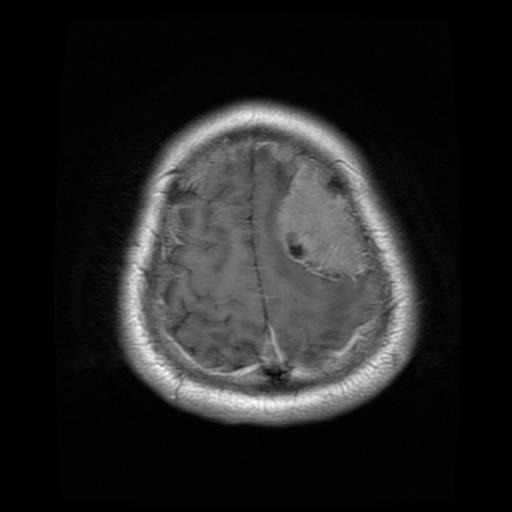
#> input picture dataset/Training/meningioma/Tr-me_0046.jpg, 512 x 512 px; its folder holds only this picture in this run
$ python test_cv.py
#> lines starting #> are read from the running program, lines starting #| are printed output that depends on the picture; after the words box and inside, x2 and y2 are one past the last pixel; in counts of white or black regions, pixels touching at a corner belong together
import cv2
import numpy as np
import glob

success = 0
for img_path in glob.glob('dataset/Training/meningioma/*.jpg')[:10]:
    img_cv = cv2.imread(img_path)
#> img_cv is the input picture: shape (512, 512, 3); min 0, max 255, mean 35
    img_cv = cv2.resize(img_cv, (224, 224))
#> img_cv: shape (224, 224, 3)
    gray = cv2.cvtColor(img_cv, cv2.COLOR_BGR2GRAY)

    _, head_thresh = cv2.threshold(gray, 20, 255, cv2.THRESH_BINARY)
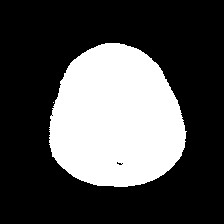
#> head_thresh: shape (224, 224); 30.6% white; 2 white regions (1 under 20 px)
    head_contours, _ = cv2.findContours(head_thresh, cv2.RETR_EXTERNAL, cv2.CHAIN_APPROX_SIMPLE)
#> head_contours = 2 contours, 1 with area under 20; largest, box (x1, y1, x2, y2) and area: (49, 43, 187, 187) 15144

    if head_contours:
        head_c = max(head_contours, key=cv2.contourArea)
#> head_c = contour of 229 points, box (x1, y1, x2, y2) (49, 43, 187, 187), area 15144
        head_mask = np.zeros_like(gray)
        cv2.drawContours(head_mask, [head_c], -1, 255, thickness=cv2.FILLED)
#> head_mask: shape (224, 224); 30.6% white; 1 white region, box (x1, y1, x2, y2) and area: (49, 43, 187, 187) 15350

        kernel = np.ones((15, 15), np.uint8)
        brain_core_mask = cv2.erode(head_mask, kernel, iterations=1)
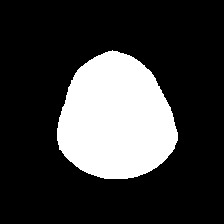
#> brain_core_mask: shape (224, 224); 23.1% white; 1 white region, box (x1, y1, x2, y2) and area: (57, 50, 178, 179) 11609

        _, bright_thresh = cv2.threshold(gray, 130, 255, cv2.THRESH_BINARY)
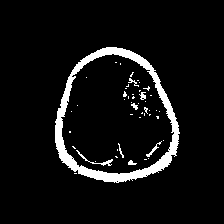
#> bright_thresh: shape (224, 224); 6.6% white; 48 white regions (40 under 20 px), largest, box (x1, y1, x2, y2) and area: (55, 47, 180, 183) 2878, (76, 150, 113, 166) 84, (146, 141, 162, 157) 50
        tumor_candidates = cv2.bitwise_and(bright_thresh, brain_core_mask)
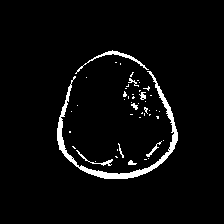
#> tumor_candidates: shape (224, 224); 3.8% white; 48 white regions (39 under 20 px), largest, box (x1, y1, x2, y2) and area: (57, 71, 178, 179) 1282, (75, 50, 149, 74) 204, (76, 150, 113, 166) 84

        # Clean up noise
        tumor_candidates = cv2.morphologyEx(tumor_candidates, cv2.MORPH_OPEN, np.ones((5,5), np.uint8))
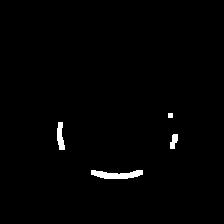
#> tumor_candidates: shape (224, 224); 1.1% white; 4 white regions

        contours, _ = cv2.findContours(tumor_candidates, cv2.RETR_EXTERNAL, cv2.CHAIN_APPROX_SIMPLE)
#> contours = 4 contours, 1 with area under 20; largest, box (x1, y1, x2, y2) and area: (91, 170, 143, 179) 254, (57, 122, 65, 150) 122, (170, 134, 178, 149) 63
        if contours:
            c = max(contours, key=cv2.contourArea)
#> c = contour of 36 points, box (x1, y1, x2, y2) (91, 170, 143, 179), area 254
            print(f"[{img_path}] Found tumor area:", cv2.contourArea(c))
#| [dataset/Training/meningioma/Tr-me_0046.jpg] Found tumor area: 254.0
            if cv2.contourArea(c) > 100:
                success += 1
        else:
            print(f"[{img_path}] Failed to find tumor!")

print(f"Success rate: {success}/10")

$ run again, on dataset/Training/meningioma/Tr-me_0204.jpg
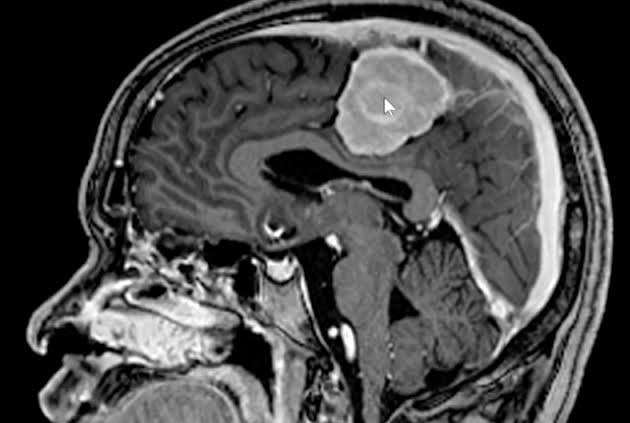
#> input picture dataset/Training/meningioma/Tr-me_0204.jpg, 630 x 423 px
#> img_cv is the input picture: shape (423, 630, 3); min 0, max 255, mean 72.5
#> img_cv: shape (224, 224, 3)
#> `_, head_thresh = cv2.threshold(gray, 20, 255, cv2.THRESH_BINARY)`:
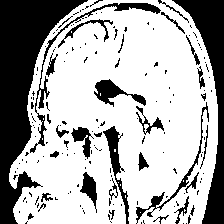
#> head_thresh: shape (224, 224); 67.8% white; 169 black regions (136 under 20 px)
#> head_contours = 6 contours, 5 with area under 20; largest, box (x1, y1, x2, y2) and area: (9, 0, 218, 224) 38040
#> head_c = contour of 512 points, box (x1, y1, x2, y2) (9, 0, 218, 224), area 38040
#> head_mask: shape (224, 224); 76.9% white; 14 black regions (9 under 20 px), largest, box (x1, y1, x2, y2) and area: (0, 0, 88, 224) 7361, (172, 0, 224, 224) 3401, (103, 126, 129, 224) 625, (175, 196, 189, 224) 101, (158, 215, 169, 224) 27
#> brain_core_mask: shape (224, 224); 60.8% white; 2 black regions, box (x1, y1, x2, y2) and area: (0, 0, 110, 224) 10344, (96, 0, 224, 224) 9305
#> bright_thresh: shape (224, 224); 18.9% white; 127 white regions (103 under 20 px), largest, box (x1, y1, x2, y2) and area: (86, 10, 201, 190) 3913, (22, 138, 108, 224) 2838, (193, 25, 218, 224) 408
#> `tumor_candidates = cv2.morphologyEx(tumor_candidates, cv2.MORPH_OPEN, ..`:
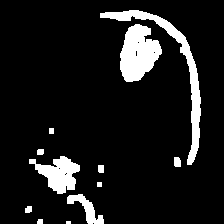
#> tumor_candidates: shape (224, 224); 10.2% white; 12 white regions (1 under 20 px)
#> contours = 12 contours, 3 with area under 20; largest, box (x1, y1, x2, y2) and area: (120, 24, 162, 82) 1574, (100, 10, 201, 165) 1510, (29, 156, 80, 194) 928, (67, 194, 104, 224) 353, (174, 157, 181, 167) 50
#> c = contour of 85 points, box (x1, y1, x2, y2) (120, 24, 162, 82), area 1574
#| [dataset/Training/meningioma/Tr-me_0204.jpg] Found tumor area: 1574.5

$ run again, on dataset/Training/meningioma/Tr-me_0241.jpg
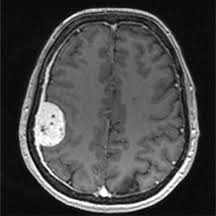
#> input picture dataset/Training/meningioma/Tr-me_0241.jpg, 216 x 216 px
#> img_cv is the input picture: shape (216, 216, 3); min 0, max 255, mean 72.7
#> img_cv: shape (224, 224, 3)
#> `_, head_thresh = cv2.threshold(gray, 20, 255, cv2.THRESH_BINARY)`:
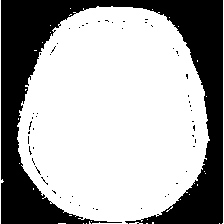
#> head_thresh: shape (224, 224); 66.5% white; 56 black regions (55 under 20 px)
#> head_contours = 34 contours, 33 with area under 20; largest, box (x1, y1, x2, y2) and area: (17, 6, 210, 224) 32616
#> head_c = contour of 470 points, box (x1, y1, x2, y2) (17, 6, 210, 224), area 32616
#> head_mask: shape (224, 224); 65.8% white; 1 black region, box (x1, y1, x2, y2) and area: (0, 0, 224, 224) 17154
#> brain_core_mask: shape (224, 224); 54.5% white; 1 black region, box (x1, y1, x2, y2) and area: (0, 0, 224, 224) 22826
#> bright_thresh: shape (224, 224); 11.3% white; 41 white regions (31 under 20 px), largest, box (x1, y1, x2, y2) and area: (20, 8, 207, 221) 3247, (34, 52, 84, 199) 1615, (119, 164, 137, 188) 161
#> `tumor_candidates = cv2.morphologyEx(tumor_candidates, cv2.MORPH_OPEN, ..`:
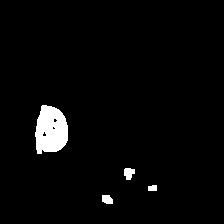
#> tumor_candidates: shape (224, 224); 3% white; 4 white regions
#> contours = 4 contours; box (x1, y1, x2, y2) and area: (35, 105, 68, 154) 1211, (124, 168, 135, 180) 80, (102, 195, 113, 204) 68, (148, 185, 157, 191) 36
#> c = contour of 51 points, box (x1, y1, x2, y2) (35, 105, 68, 154), area 1211
#| [dataset/Training/meningioma/Tr-me_0241.jpg] Found tumor area: 1211.0

$ run again, on dataset/Training/meningioma/Tr-me_0243.jpg
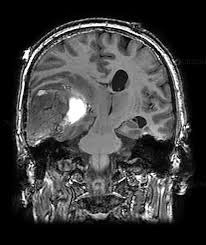
#> input picture dataset/Training/meningioma/Tr-me_0243.jpg, 206 x 245 px
#> img_cv is the input picture: shape (245, 206, 3); min 0, max 255, mean 60.8
#> img_cv: shape (224, 224, 3)
#> `_, head_thresh = cv2.threshold(gray, 20, 255, cv2.THRESH_BINARY)`:
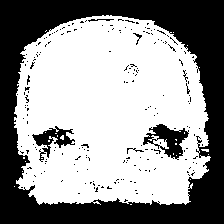
#> head_thresh: shape (224, 224); 59% white; 200 black regions (193 under 20 px)
#> head_contours = 13 contours, 12 with area under 20; largest, box (x1, y1, x2, y2) and area: (14, 15, 211, 205) 31139
#> head_c = contour of 536 points, box (x1, y1, x2, y2) (14, 15, 211, 205), area 31139
#> head_mask: shape (224, 224); 62.9% white; 1 black region, box (x1, y1, x2, y2) and area: (0, 0, 224, 224) 18621
#> brain_core_mask: shape (224, 224); 50.9% white; 1 black region, box (x1, y1, x2, y2) and area: (0, 0, 224, 224) 24645
#> bright_thresh: shape (224, 224); 14.1% white; 240 white regions (204 under 20 px), largest, box (x1, y1, x2, y2) and area: (86, 35, 184, 155) 2624, (21, 21, 206, 131) 938, (65, 81, 95, 118) 585
#> `tumor_candidates = cv2.morphologyEx(tumor_candidates, cv2.MORPH_OPEN, ..`:
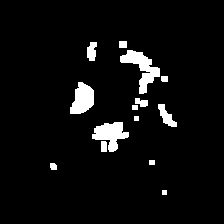
#> tumor_candidates: shape (224, 224); 5.1% white; 14 white regions
#> contours = 14 contours, 2 with area under 20; largest, box (x1, y1, x2, y2) and area: (120, 50, 160, 94) 606, (92, 122, 129, 152) 540, (70, 82, 94, 114) 494, (158, 104, 177, 127) 169, (87, 42, 97, 61) 120
#> c = contour of 59 points, box (x1, y1, x2, y2) (120, 50, 160, 94), area 606
#| [dataset/Training/meningioma/Tr-me_0243.jpg] Found tumor area: 606.0
